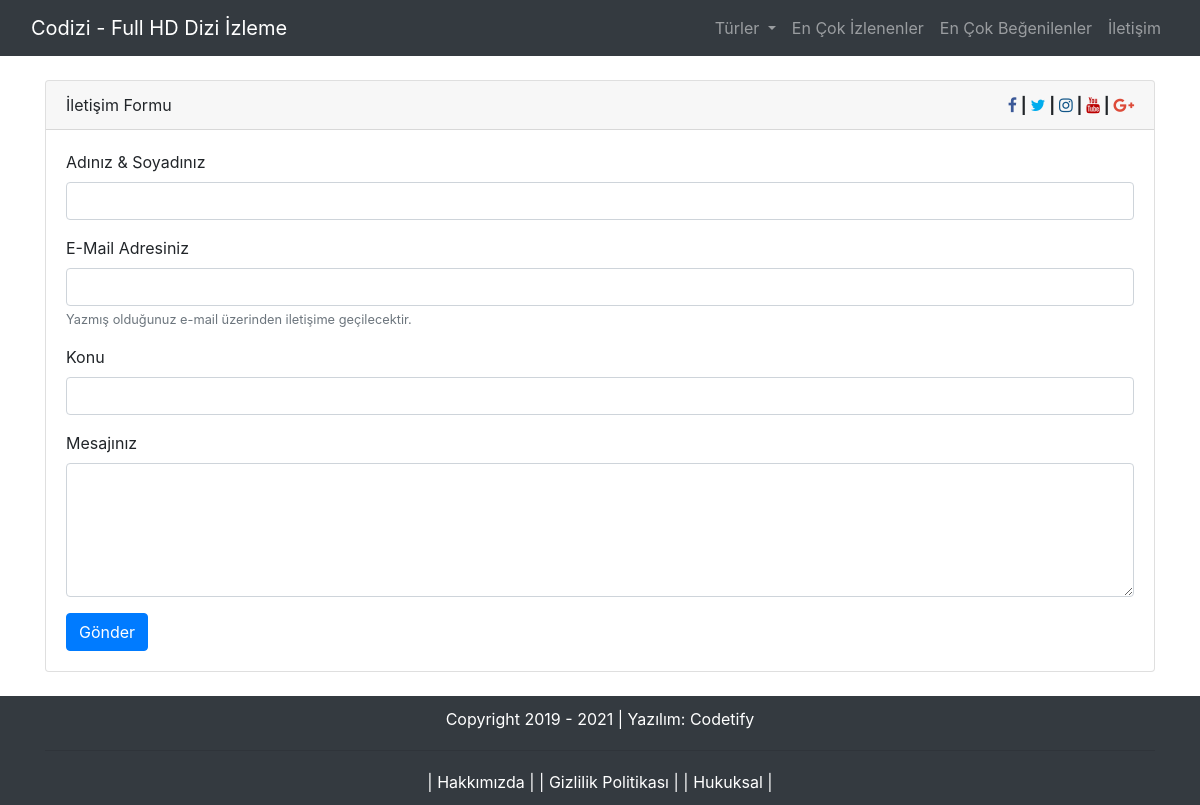
Screenshot of /index.php/piletisim with the database file from the repository.
### tables this page shows
CREATE TABLE IF NOT EXISTS `genel_ayarlar` (
  `id` int(11) NOT NULL AUTO_INCREMENT,
  `site_title` text NOT NULL,
  `site_baslik` varchar(255) NOT NULL,
  `site_description` text NOT NULL,
  `site_keywords` text NOT NULL,
  `site_og_twitter` varchar(25) NOT NULL,
  `site_logo` varchar(255) NOT NULL,
  `site_favicon` varchar(255) NOT NULL,
  `site_facebook` varchar(255) NOT NULL,
  `site_twitter` varchar(255) NOT NULL,
  `site_instagram` varchar(255) NOT NULL,
  `site_youtube` varchar(255) NOT NULL,
  `site_google_plus` varchar(255) NOT NULL,
  `site_tmdb_api` text NOT NULL,
  `anasayfa_dizi_sayisi` int(11) NOT NULL,
  `anasayfa_bolum_sayisi` int(11) NOT NULL,
  `anasayfa_etiket_sayisi` int(11) NOT NULL,
  `arama_dizi_sayisi` int(11) NOT NULL,
  `enckizlenen_dizi_sayisi` int(11) NOT NULL,
  `anasayfa_kategori_sayisi` int(11) NOT NULL,
  `updatedAt` datetime DEFAULT NULL,
  `guncelleyen_id` int(11) NOT NULL,
  PRIMARY KEY (`id`)
);

CREATE TABLE IF NOT EXISTS `sayfalar` (
  `id` int(11) NOT NULL AUTO_INCREMENT,
  `sayfa_baslik` varchar(255) NOT NULL,
  `sayfa_url` varchar(255) NOT NULL,
  `sayfa_icerik` longtext NOT NULL,
  `sayfa_durum` int(11) NOT NULL,
  `yazar_id` int(11) NOT NULL,
  `goruntulenme_sayisi` varchar(255) NOT NULL,
  `createdAt` datetime DEFAULT NULL,
  `updatedAt` datetime DEFAULT NULL,
  PRIMARY KEY (`id`)
);

### application/controllers/Piletisim.php (called while the page is built, shortened)
<?php
class Piletisim extends Genel_MY_Controller {
    public function __construct()
    {
        parent::__construct();
        $this->load->library('fonksiyonlar');
    }
	public function index()
	{
        $genel_ayarlar = $this->ayarlar_model->ayarlari_getir();
        $ktg_list = $this->diziler_model->kategoriler_v2();
        $syf_list = $this->sayfalar_model->get_aktif();
        $data = array(
            'genel_ayarlar' => $genel_ayarlar,
            'sayfalar' => $syf_list,
            'kategoriler' => $ktg_list,
            'seo_title' => "İletişim | ".$genel_ayarlar->site_title,
            'seo_description' => $genel_ayarlar->site_description,
            'seo_keywords' => $genel_ayarlar->site_keywords,
            'seo_url' => base_url("iletisim"),
            'seo_image' => base_url("uploads/$genel_ayarlar->site_logo")
        );
        $this->load->view("iletisim", $data);
	}
}

### index.php (called while the page is built, shortened)
<?php
require_once BASEPATH.'core/CodeIgniter.php';

### application/models/admin/Ayarlar_model.php (called while the page is built, shortened)
<?php
class Ayarlar_model extends CI_Model {
    public function ayarlari_getir(){
        $query = $this->db->get_where('genel_ayarlar', array('id' => 1));
        return $query->row();
    }
}

### application/core/MY_Controller.php (called while the page is built, shortened)
<?php defined('BASEPATH') OR exit('No direct script access allowed');
class Genel_MY_Controller extends MY_Controller
{
    public function __construct()
    {
        $global_data['ayarlar'] = $this->ayarlar_model->ayarlari_getir();
    }
}

### application/models/admin/Sayfalar_model.php (called while the page is built, shortened)
<?php
class Sayfalar_model extends CI_Model {
	public function get_aktif(){
	    $result = $this->db->where("sayfa_durum=1")->get("sayfalar")->result();
	    return $result;
    }
}

### application/views/menu.php (the view, shortened to what this page needs)
<li class="nav-item dropdown">
<a class="nav-link dropdown-toggle" href="#" id="navbarDropdown" role="button" data-toggle="dropdown" aria-haspopup="true" aria-expanded="false">
Türler
</a>
</li>
<li class="nav-item"><a class="nav-link" href="<?php echo base_url("en-cok-izlenenler");?>">En Çok İzlenenler</a></li>
<li class="nav-item"><a class="nav-link" href="<?php echo base_url("en-cok-begenilenler");?>"">En Çok Beğenilenler</a></li>
<li class="nav-item"><a class="nav-link" href="<?php echo base_url("iletisim");?>">İletişim</a></li>

### application/views/iletisim.php (shortened to what this page needs)
<!DOCTYPE html>
<html lang="tr">
<head>
<?php $this->load->view("include/header.php"); ?>
</head>
<body>
<nav class="navbar navbar-expand-lg navbar-dark bg-dark fixed-top">
<div class="container-fluid">
<a class="navbar-brand" href="<?php echo base_url();?>"><?php echo strip_tags($ayarlar->site_title); ?></a>
<div class="collapse navbar-collapse" id="navbarResponsive">
<ul class="navbar-nav ml-auto"><?php $this->load->view("menu"); ?></ul>
</div>
</div>
</nav>
<div class="container">
<br>
<div class="row">
<div class="col-lg-12">
<div class="card mb-4">
<div class="card-header">
İletişim Formu <strong class="iletisim_pass" style="float:right"><a href="<?php echo strip_tags($ayarlar->site_facebook); ?>" target="_blank"><i class="fa fa-facebook"></i></a> | <a href="<?php echo strip_tags($ayarlar->site_twitter); ?>" target="_blank"><i class="fa fa-twitter"></i></a> | <a href="<?php echo strip_tags($ayarlar->site_instagram); ?>" target="_blank"><i class="fa fa-instagram"></i></a> | <a href="<?php echo strip_tags($ayarlar->site_youtube); ?>" target="_blank"><i class="fa fa-youtube"></i></a> | <a href="<?php echo strip_tags($ayarlar->site_google_plus); ?>" target="_blank"><i class="fa fa-google-plus"></i></a></strong>
</div>
<div class="card-body">
<form action="<?php echo base_url("iletisim/gonder"); ?>" method="post">
<div class="form-group">
<label for="adsoyad">Adınız & Soyadınız</label>
<input type="text" name="adsoyad" class="form-control" id="adsoyad">
</div>
<div class="form-group">
<label for="email">E-Mail Adresiniz</label>
<input type="email" name="email" class="form-control" id="email">
<small class="form-text text-muted">Yazmış olduğunuz e-mail üzerinden iletişime geçilecektir.</small>
</div>
<div class="form-group">
<label for="konu">Konu</label>
<input type="text" name="konu" class="form-control" id="konu">
</div>
<div class="form-group">
<label for="mesaj">Mesajınız</label>
<textarea class="form-control" name="mesaj" id="mesaj" rows="5"></textarea>
</div>
<button type="submit" class="btn btn-primary">Gönder</button>
</form>
</div>
</div>
</div>
</div>
</div>
<footer class="footer bg-dark">
<div class="container">
<p class="m-2 text-center text-white" <?php if(empty($sayfalar)) { ?>style="line-height: 60px;height: 70px;bottom: 0;"><?php } ?>Copyright &copy; 2019 - <u><a target="_blank" class="text-white" href="https://desponres.ml/">Burak Dündar</a></u> tarafından ıssız gecelerde kodlanmıştır :)</p>
<?php if(!empty($sayfalar)) { ?>
<div class="m-2 text-center text-white footer-nav">
<?php foreach($sayfalar as $syf) { ?>
| <a href="<?php echo base_url("sayfa/$syf->sayfa_url"); ?>" class="text-white"><?php echo $syf->sayfa_baslik; ?></a> |
<?php } ?>
</div>
<?php } ?>
</div>
</footer>
<?php $this->load->view("include/footer.php"); ?>
</body>
</html>

### application/views/include/footer.php (shortened to what this page needs)
<footer class="footer bg-dark">
<div class="container">
<p class="m-2 text-center text-white" <?php if(empty($sayfalar)) { ?>style="line-height: 60px;height: 70px;bottom: 0;"<?php } ?>>Copyright 2019 - <?php echo date("Y")?> | Yazılım: <a target="_blank" class="text-white" href="https://codetify.com.tr/">Codetify</a></p>
<?php if(!empty($sayfalar)) { ?>
<hr>
<div class="m-2 text-center text-white footer-nav">
<?php foreach($sayfalar as $syf) { ?>
| <a href="<?php echo base_url("sayfa/$syf->sayfa_url"); ?>" class="text-white"><?php echo $syf->sayfa_baslik; ?></a> |
<?php } ?>
</div>
<?php } ?>
</div>
</footer>

### assets/css/blg.css (style rules this page uses)
html { position: relative; min-height: 100%; }
body { padding-top: 56px; margin-bottom: 60px; }
@media (min-width: 992px) { body { padding-top: 56px; margin-bottom: 60px; } }
.iletisim_pass .fa-facebook { color:#3b5998; }
.iletisim_pass .fa-twitter { color:#00aced; }
.iletisim_pass .fa-instagram { color:#125688; }
.iletisim_pass .fa-youtube { color:#bb0000; }
.iletisim_pass .fa-google-plus { color:#dd4b39; }
.footer { position: absolute;width: 100%;line-height: 30px;background-color: #f5f5f5; }

### rows the page displays
genel_ayarlar: site_title "Codizi - Full HD Dizi İzleme"
sayfalar: sayfa_baslik "Hakkımızda"
sayfalar: sayfa_baslik "Gizlilik Politikası"
sayfalar: sayfa_baslik "Hukuksal"
